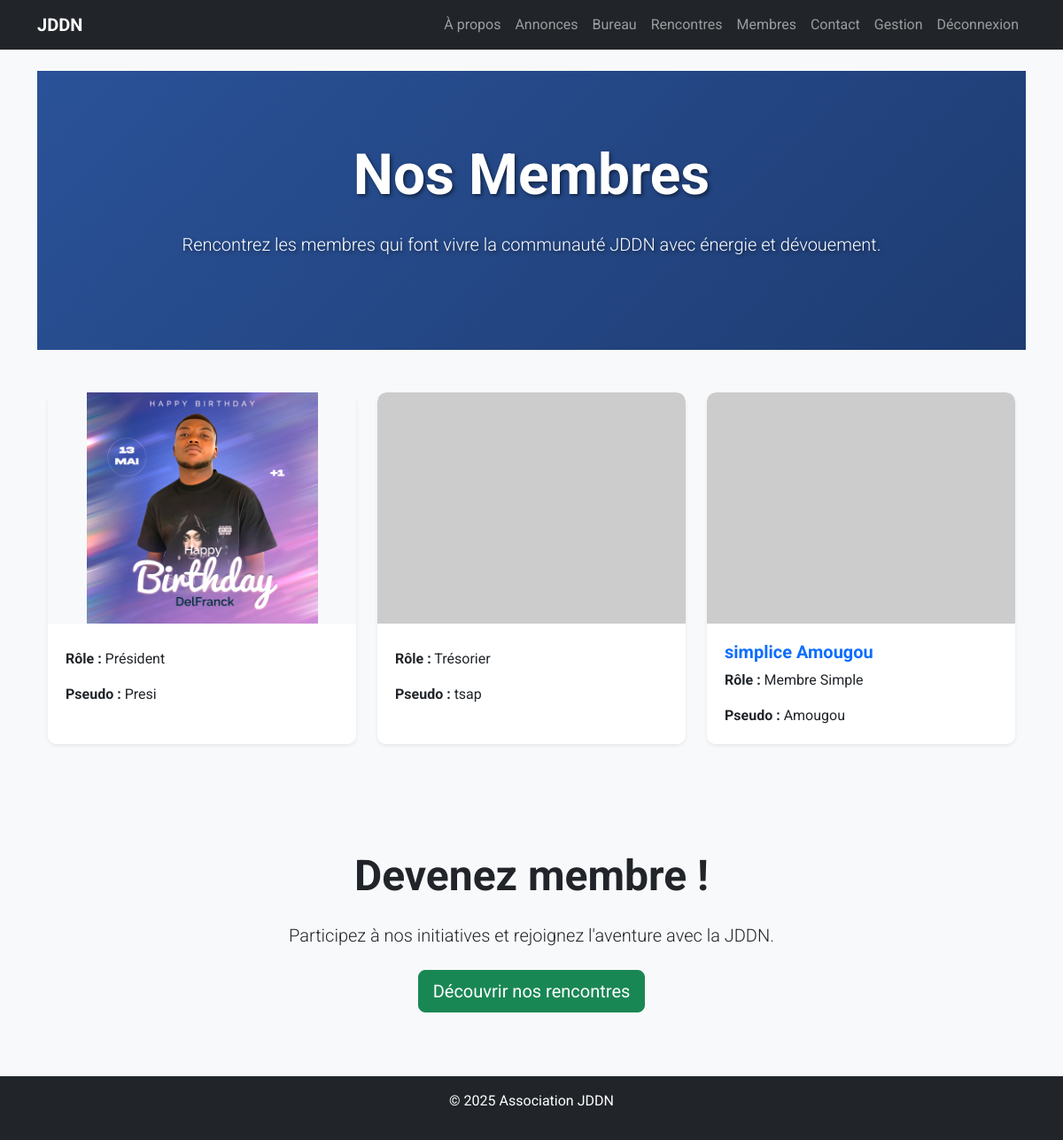
Screenshot of /membres/ (signed in) with the database file from the repository.
### core/models.py (models this page shows, shortened)
class Membre(AbstractUser):
    association = models.ForeignKey('Association', on_delete=models.CASCADE, related_name='membres', null=True)
    pseudo = models.CharField(max_length=50, unique=True)
    date_naissance = models.DateField(null=True, blank=True)
    lieu_naissance = models.CharField(max_length=100, blank=True)
    photo = models.ImageField(upload_to='membres/', blank=True, null=True)
    role = models.ForeignKey('Role', on_delete=models.SET_NULL, null=True, blank=True)
    groups = models.ManyToManyField(
        'auth.Group',
        verbose_name=_('groups'),
        blank=True,
        related_name='membre_groups',  # Nom unique pour éviter le conflit avec auth.User
        help_text=_(
            'The groups this user belongs to. A user will get all permissions '
            'granted to each of their groups.'
        ),
    )
    user_permissions = models.ManyToManyField(
        'auth.Permission',
        verbose_name=_('user permissions'),
        blank=True,
        related_name='membre_permissions',  # Nom unique pour éviter le conflit avec auth.User
        help_text=_('Specific permissions for this user.'),
    )
    def is_bureau(self):
        return self.role and self.role.nom != 'membre_simple'

class Role(models.Model):
    ROLE_CHOICES = [
        ('membre_simple', 'Membre Simple'),
        ('president', 'Président'),
        ('vice_president', 'Vice-Président'),
        ('censeur', 'Censeur'),
        ('secretaire', 'Secrétaire'),
        ('tresorier', 'Trésorier'),
        ('conseiller', 'Conseiller'),
        ('commissaire_comptes', 'Commissaire aux Comptes'),
        ('charge_communication', 'Chargé de la Communication'),
    ]
    nom = models.CharField(max_length=50, choices=ROLE_CHOICES, unique=True)

### core/views.py (the view)
# urls.py: path('membres/', views.membres, name='membres'),
@login_required
def membres(request):
    association = request.user.association
    if not association:
        logger.error("No association for user %s", request.user)
        return render(request, 'core/403.html', {'error': 'Aucune association associée à cet utilisateur.'}, status=403)
    membres = Membre.objects.filter(association=association).order_by('last_name', 'first_name')
    logger.debug("Found %d members for association %s", membres.count(), association)
    membres_with_delays = [(membre, index / 3.0) for index, membre in enumerate(membres)]
    return render(request, 'core/membres.html', {
        'association': association,
        'membres_with_delays': membres_with_delays,
    })

### templates/core/membres.html (shortened to what this page needs)
{% extends 'base.html' %}
{% load static %}
{% block content %}
<div class="container-fluid p-0">
    <div class="hero-section text-center text-white" style="background: linear-gradient(135deg, #2a5298 0%, #1e3c72 100%); padding: 80px 20px;">
        <h1 class="display-3 fw-bold mb-4 animate__animated animate__fadeIn">Nos Membres</h1>
        <p class="lead mb-4 animate__animated animate__fadeIn" style="animation-delay: 0.3s;">
            Rencontrez les membres qui font vivre la communauté JDDN avec énergie et dévouement.
        </p>
    </div>
    <div class="container my-5">
        {% if membres_with_delays %}
            <div class="row">
                {% for membre, delay in membres_with_delays %}
                    <div class="col-md-6 col-lg-4 mb-4">
                        <div class="card h-100 border-0 shadow-sm animate__animated animate__fadeInUp" style="animation-delay: {{ delay }}s;">
                            <div class="card-img-container" style="aspect-ratio: 4/3; overflow: hidden;">
                                {% if membre.photo %}
                                    <img src="{{ membre.photo.url }}" class="card-img-top" alt="{{ membre.pseudo }}" style="width: 100%; height: 100%; object-fit: scale-down;">
                                {% else %}
                                    <img src="https://via.placeholder.com/400x300?text={{ membre.pseudo|slice:":1" }}" class="card-img-top" alt="Placeholder" style="width: 100%; height: 100%; object-fit: scale-down;">
                                {% endif %}
                            </div>
                            <div class="card-body">
                                <h5 class="card-title text-primary fw-bold"><a href="{% url 'membre_detail' membre.id %}" class="text-primary text-decoration-none">{{ membre.first_name }} {{ membre.last_name }}</a></h5>
                                <p class="card-text"><strong>Rôle :</strong> {{ membre.role.get_nom_display|default:"Membre" }}</p>
                                <p class="card-text"><strong>Pseudo :</strong> {{ membre.pseudo|default:"N/A" }}</p>
                            </div>
                        </div>
                    </div>
                {% endfor %}
            </div>
        {% endif %}
    </div>
    <div class="cta-section text-center py-5 bg-light">
        <h2 class="display-5 fw-bold mb-4 animate__animated animate__fadeIn">Devenez membre !</h2>
        <p class="lead mb-4">Participez à nos initiatives et rejoignez l'aventure avec la JDDN.</p>
        <a href="{% url 'rencontres' %}" class="btn btn-success btn-lg animate__animated animate__pulse">Découvrir nos rencontres</a>
    </div>
    <link rel="stylesheet" href="https://cdnjs.cloudflare.com/ajax/libs/animate.css/4.1.1/animate.min.css">
</div>
{% endblock %}

### static/css/custom.css (style rules this page uses)
body { background-color: #f8f9fa; }
.card-img-top { object-fit: cover; }

### templates/core/membres.html (style rules this page uses)
.hero-section { min-height: 300px; display: flex; flex-direction: column; justify-content: center; text-shadow: 2px 2px 4px rgba(0, 0, 0, 0.5); }
.card { transition: transform 0.3s ease, box-shadow 0.3s ease; border-radius: 10px; overflow: hidden; }
.card-img-container { border-top-left-radius: 10px; border-top-right-radius: 10px; background: #f8f9fa; }
.card-img-top { object-position: center; }
.card-body { background: #fff; padding: 20px; }
.animate__pulse { animation-duration: 1.5s; animation-iteration-count: infinite; }
body { font-family: 'Roboto', sans-serif; }

### rows the page displays
Membre: photo (picture), role.nom "Président", pseudo "Presi"
Membre: role.nom "Trésorier", pseudo "tsap"
Membre: first_name "simplice", last_name "Amougou", role.nom "Membre Simple", pseudo "Amougou"
